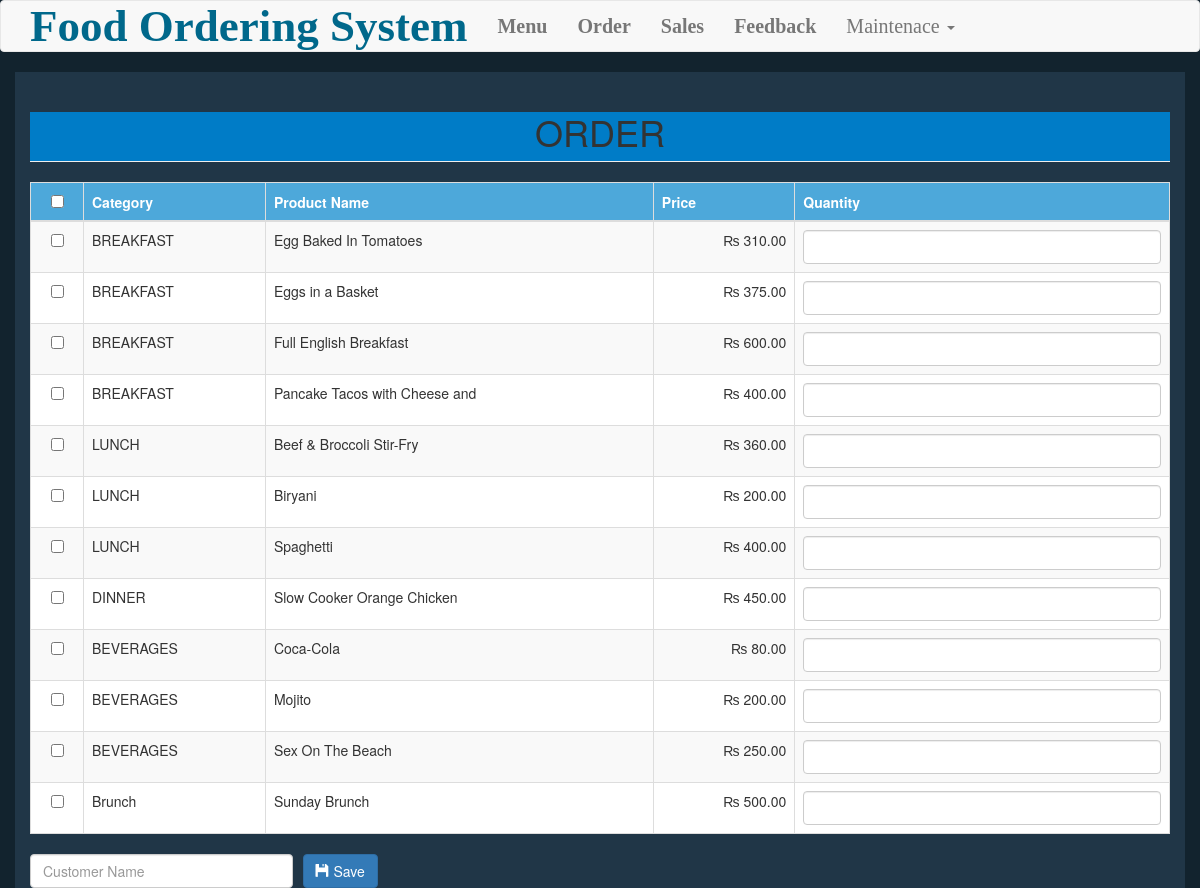
The app's page /order.php with its own data.
### tables this page shows
CREATE TABLE `product` (
  `productid` int(11) NOT NULL,
  `categoryid` int(1) NOT NULL,
  `productname` varchar(30) NOT NULL,
  `price` double NOT NULL,
  `photo` varchar(150) NOT NULL
);

CREATE TABLE `category` (
  `categoryid` int(11) NOT NULL,
  `catname` varchar(30) NOT NULL
);

### order.php (the view, shortened to what this page needs)
<?php include('header.php'); ?>
<body style="background-color:#12232E;">
<?php include('navbar.php'); ?>
<div class="container"  style="background-color:#203647;" >
	<h1 class="page-header text-center" style="background-color:#007CC7;">ORDER</h1>
	<form method="POST" action="purchase.php">
		<table class="table table-striped table-bordered" >
			<thead  style="background-color:#4DA8DA;color:white;">
				<th class="text-center"><input type="checkbox" id="checkAll"></th>
				<th >Category</th>
				<th>Product Name</th>
				<th>Price</th>
				<th>Quantity</th>
			</thead>
			<tbody style="background-color:white">
				<?php
					$sql="select * from product left join category on category.categoryid=product.categoryid order by product.categoryid asc, productname asc";
					$query=$conn->query($sql);
					$iterate=0;
					while($row=$query->fetch_array()){
						?>
						<tr>
							<td class="text-center"><input type="checkbox" value="<?php echo $row['productid']; ?>||<?php echo $iterate; ?>" name="productid[]" style=""></td>
							<td><?php echo $row['catname']; ?></td>
							<td><?php echo $row['productname']; ?></td>
							<td class="text-right">&#x20A8; <?php echo number_format($row['price'], 2); ?></td>
							<td><input type="text" class="form-control" name="quantity_<?php echo $iterate; ?>"></td>
						</tr>
						<?php
						$iterate++;
					}
				?>
			</tbody>
		</table>
		<div class="row">
			<div class="col-md-3">
				<input type="text" name="customer" class="form-control" placeholder="Customer Name" required>
			</div>
			<div class="col-md-2" style="margin-left:-20px;">
				<button type="submit" class="btn btn-primary"><span class="glyphicon glyphicon-floppy-disk"></span> Save</button>
			</div>
		</div>
	</form>
</div>
</body>
</html>

### records on screen
product: categoryid.catname "BREAKFAST", productname "Egg Baked In Tomatoes", price "310.00"
product: categoryid.catname "BREAKFAST", productname "Eggs in a Basket", price "375.00"
product: categoryid.catname "BREAKFAST", productname "Full English Breakfast", price "600.00"
product: categoryid.catname "BREAKFAST", productname "Pancake Tacos with Cheese and", price "400.00"
product: categoryid.catname "LUNCH", productname "Beef & Broccoli Stir-Fry", price "360.00"
product: categoryid.catname "LUNCH", productname "Biryani", price "200.00"
product: categoryid.catname "LUNCH", productname "Spaghetti", price "400.00"
product: categoryid.catname "DINNER", productname "Slow Cooker Orange Chicken", price "450.00"
product: categoryid.catname "BEVERAGES", productname "Coca-Cola", price "80.00"
product: categoryid.catname "BEVERAGES", productname "Mojito", price "200.00"
product: categoryid.catname "BEVERAGES", productname "Sex On The Beach", price "250.00"
product: categoryid.catname "Brunch", productname "Sunday Brunch", price "500.00"
